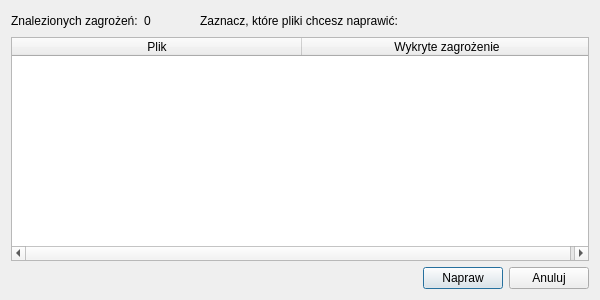
<?xml version="1.0" encoding="UTF-8"?>
<ui version="4.0">
 <class>ScanResultDialog</class>
 <widget class="QDialog" name="ScanResultDialog">
  <property name="geometry">
   <rect>
    <x>0</x>
    <y>0</y>
    <width>600</width>
    <height>300</height>
   </rect>
  </property>
  <property name="minimumSize">
   <size>
    <width>600</width>
    <height>300</height>
   </size>
  </property>
  <property name="windowTitle">
   <string>Dialog</string>
  </property>
  <layout class="QVBoxLayout" name="verticalLayout">
   <item>
    <layout class="QHBoxLayout" name="horizontalLayout">
     <item>
      <widget class="QLabel" name="threats_label">
       <property name="text">
        <string>Znalezionych zagrożeń:</string>
       </property>
      </widget>
     </item>
     <item>
      <widget class="QLabel" name="threats_num">
       <property name="minimumSize">
        <size>
         <width>50</width>
         <height>0</height>
        </size>
       </property>
       <property name="text">
        <string>0</string>
       </property>
      </widget>
     </item>
     <item>
      <widget class="QLabel" name="label">
       <property name="text">
        <string>Zaznacz, które pliki chcesz naprawić:</string>
       </property>
      </widget>
     </item>
     <item>
      <spacer name="horizontalSpacer">
       <property name="orientation">
        <enum>Qt::Horizontal</enum>
       </property>
       <property name="sizeHint" stdset="0">
        <size>
         <width>40</width>
         <height>20</height>
        </size>
       </property>
      </spacer>
     </item>
    </layout>
   </item>
   <item>
    <widget class="QTableWidget" name="threats_list">
     <property name="frameShape">
      <enum>QFrame::StyledPanel</enum>
     </property>
     <property name="horizontalScrollBarPolicy">
      <enum>Qt::ScrollBarAsNeeded</enum>
     </property>
     <property name="sizeAdjustPolicy">
      <enum>QAbstractScrollArea::AdjustIgnored</enum>
     </property>
     <property name="editTriggers">
      <set>QAbstractItemView::NoEditTriggers</set>
     </property>
     <property name="tabKeyNavigation">
      <bool>false</bool>
     </property>
     <property name="showDropIndicator" stdset="0">
      <bool>false</bool>
     </property>
     <property name="dragDropOverwriteMode">
      <bool>false</bool>
     </property>
     <property name="verticalScrollMode">
      <enum>QAbstractItemView::ScrollPerPixel</enum>
     </property>
     <property name="horizontalScrollMode">
      <enum>QAbstractItemView::ScrollPerPixel</enum>
     </property>
     <property name="showGrid">
      <bool>false</bool>
     </property>
     <property name="wordWrap">
      <bool>false</bool>
     </property>
     <property name="cornerButtonEnabled">
      <bool>false</bool>
     </property>
     <attribute name="horizontalHeaderVisible">
      <bool>true</bool>
     </attribute>
     <attribute name="horizontalHeaderCascadingSectionResizes">
      <bool>false</bool>
     </attribute>
     <attribute name="horizontalHeaderDefaultSectionSize">
      <number>290</number>
     </attribute>
     <attribute name="horizontalHeaderHighlightSections">
      <bool>false</bool>
     </attribute>
     <attribute name="horizontalHeaderShowSortIndicator" stdset="0">
      <bool>false</bool>
     </attribute>
     <attribute name="horizontalHeaderStretchLastSection">
      <bool>true</bool>
     </attribute>
     <attribute name="verticalHeaderVisible">
      <bool>false</bool>
     </attribute>
     <attribute name="verticalHeaderHighlightSections">
      <bool>false</bool>
     </attribute>
     <column>
      <property name="text">
       <string>Plik</string>
      </property>
     </column>
     <column>
      <property name="text">
       <string>Wykryte zagrożenie</string>
      </property>
     </column>
    </widget>
   </item>
   <item>
    <layout class="QHBoxLayout" name="horizontalLayout_2">
     <item>
      <spacer name="horizontalSpacer_3">
       <property name="orientation">
        <enum>Qt::Horizontal</enum>
       </property>
       <property name="sizeHint" stdset="0">
        <size>
         <width>40</width>
         <height>20</height>
        </size>
       </property>
      </spacer>
     </item>
     <item>
      <widget class="QPushButton" name="fix_button">
       <property name="text">
        <string>Napraw</string>
       </property>
      </widget>
     </item>
     <item>
      <widget class="QPushButton" name="cancel_button">
       <property name="text">
        <string>Anuluj</string>
       </property>
      </widget>
     </item>
    </layout>
   </item>
  </layout>
 </widget>
 <resources/>
 <connections/>
</ui>
